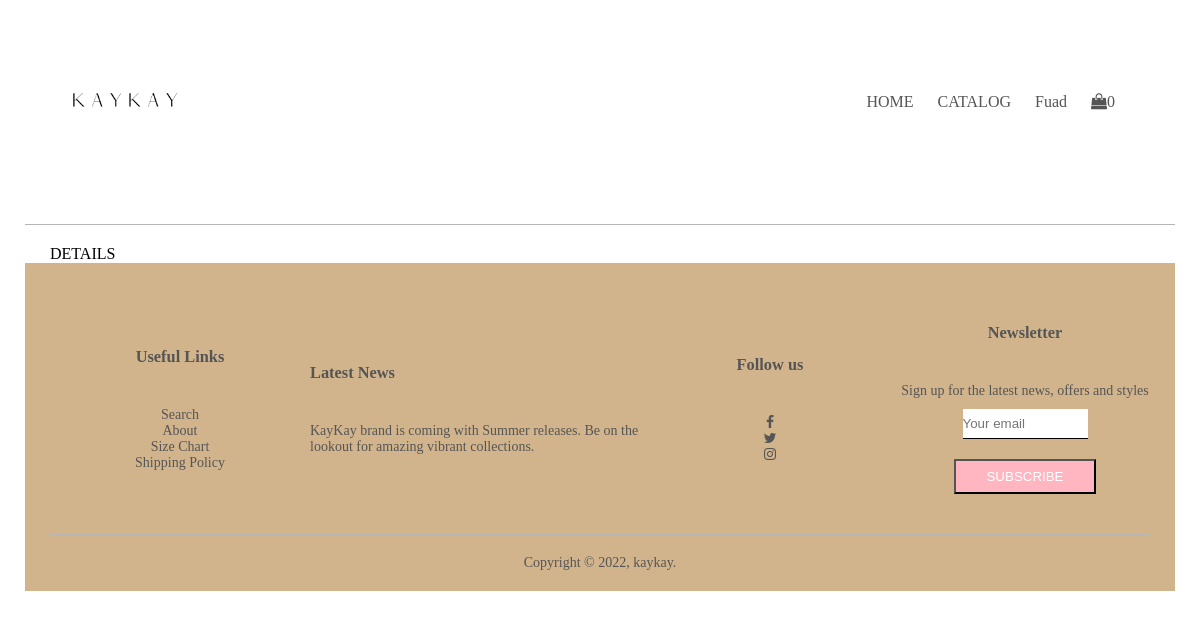
The app's page /viewOrder?date=2022-05-22 (signed in), older data.
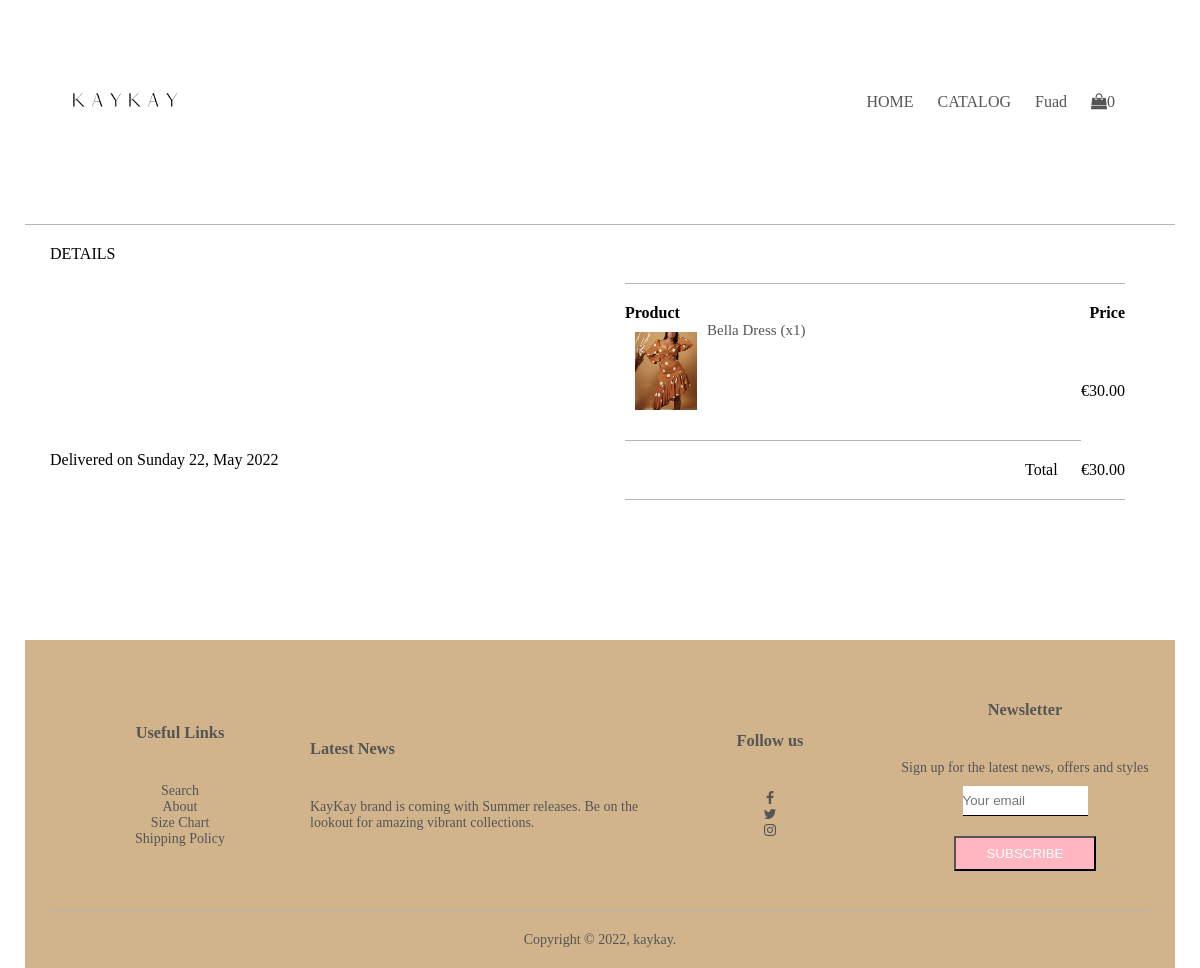
The same page, newer data.
### tables this page shows
CREATE TABLE orders
    (user_id INTEGER NOT NULL,
    product_id INTEGER NOT NULL,
    quantity INTEGER NOT NULL,
    total DECIMAL NOT NULL,
    created_at DATETIME DEFAULT CURRENT_TIMESTAMP,
    FOREIGN KEY(user_id) REFERENCES users(id)
    FOREIGN KEY(product_id) REFERENCES products(id)
    );

CREATE TABLE products
    (id INTEGER NOT NULL,
    name VARCHAR NOT NULL,
    desc TEXT NOT NULL,
    image TEXT NOT NULL,
    quantity INTEGER NOT NULL,
    category_id INTEGER NOT NULL,
    price DECIMAL NOT NULL,
    created_at DATETIME DEFAULT CURRENT_TIMESTAMP,
    PRIMARY KEY(id),
    FOREIGN KEY(category_id) REFERENCES product_category(id)
    );

### app.py (the view)
@app.route("/viewOrder", methods = ["GET", "POST"])
def viewOrder():
    order_date = request.args.get("date")
    order =  db.execute("""SELECT
                        products.image, products.name, products.desc, orders.quantity, orders.product_id, orders.total, DATE(orders.created_at) AS created_date
                        FROM orders
                        JOIN products
                        ON orders.product_id = products.id
                        WHERE user_id = ?
                        AND created_date = ?""",
                        session["user_id"], order_date)
    print(session["user_id"])
    print(order_date)
    return render_template("viewOrder.html", order=order)

### app.py (called while the page is built)
@app.after_request
def after_request(response):
    response.headers["Cache-Control"] = "no-cache, no-store, must-revalidate"
    response.headers["Expires"] = 0
    response.headers["Pragma"] = "no-cache"
    return response

@app.template_filter('strftime')
def _jinja2_filter_datetime(date, fmt=None):
    date=dateutil.parser.parse(date)
    native = date.replace(tzinfo=None)
    format = """%A %d, %b %Y"""
    return native.strftime(format)

### import_functions.py (called while the page is built)
def eur(value):
    return f"€{value:,.2f}"

### templates/viewOrder.html (shortened to what this page needs)
{% extends "layout.html" %}
{% block main %}
    <div class="reg-page">
        <div class="container">
            DETAILS
            <div class="row">
                {% for item in order %}
                <div class="col-2b">
                    <br>
                    <div class="deliv-date">
                        <span>Delivered on  {{ item["created_date"] | strftime }}</span>
                    </div>
                </div>
                <div class="col-2b">
                    <div class="form-container">
                        <div class="reg">
                            <div class="small-container o-page">
                                <table>
                                    <tr>
                                        <th>Product</th>
                                        <th>Price</th>
                                    </tr>
                                    <hr>
                                    <tr>
                                        <td>
                                            <div class="o-info">
                                                <img src="static/products/{{item["image"]}}">
                                                <div>
                                                    <p> {{ item["name"] }} (x{{ item["quantity"] }})</p>
                                                </div>
                                            </div>
                                            <hr>
                                        </td>
                                        <td>{{ item["total"] | eur }}</td>
                                    </tr>
                                </table>
                                <div class="total-price">
                                    <table>
                                        <tr>
                                            <td>Total</td>
                                            <td>{{ item["total"] | eur }}</td>
                                        </tr>
                                    </table>
                                </div>
                                <hr>
                            </div>
                        </div>
                    </div>
                </div>
                {% endfor %}
            </div>
        </div>
    </div>
{% endblock %}

### templates/layout.html (shortened to what this page needs)
<!DOCTYPE html>
<html lang="en">
<head>
    <link href="/static/CSS/style.css" rel="stylesheet">
    <link href="https://stackpath.bootstrapcdn.com/font-awesome/4.7.0/css/font-awesome.min.css" rel="stylesheet">
    <link rel='stylesheet' href='https://cdnjs.cloudflare.com/ajax/libs/font-awesome/4.7.0/css/font-awesome.min.css'>
</head>
<body>
    <div class="container">
        <div class="navbar">
            <div class="logo">
                <a href="/"><img src="/static/images/kb2.PNG" width="160px"></a>
            </div>
            <nav>
                {% if session["user_id"] %}
                <ul id="MenuItems">
                    <li><a href="/">HOME</a></li>
                    <li><a href="/catalog">CATALOG</a></li>
                    <li><a href="/profile">{{ session["first_name"] }}</a></li>
                    <li><a href="/cart"><i class='fa fa-shopping-bag'></i>{{ session["cart"] | length }}</a><li>
                </ul>
                {% endif %}
            </nav>
        </div>
        <hr>
        <main class="container-fluid py-5 text-center">
            {% block main %}{% endblock %}
        </main>
    <div class="footer">
        <div class="container">
            <div class="row">
                <div class="footer-col-1">
                    <h3>Useful Links</h3>
                    <ul>
                        <li><a href="">Search</a></li>
                        <li><a href="">About</a></li>
                        <li>Size Chart</li>
                        <li>Shipping Policy</li>
                    </ul>
                </div>
                <div class="footer-col-2">
                    <h3>Latest News</h3>
                    <p>KayKay brand is coming with Summer releases. Be on the lookout for amazing vibrant collections.
                </div>
                <div class="footer-col-3">
                    <h3>Follow us</h3>
                    <ul>
                        <li><a href=""><i class='fa fa-facebook'></i></a></li>
                        <li><a href=""><i class='fa fa-twitter'></i></a></li>
                        <li><a href=""><i class='fa fa-instagram'></i></a></li>
                    </ul>
                </div>
                <div class="footer-col-4">
                    <h3>Newsletter</h3>
                    <p> Sign up for the latest news, offers
                        and styles</p>
                    <form action="/subscribe" method="post">
                        <div class="mb-3">
                            <input autocomplete="off" autofocus class="form-control mx-auto w-auto" id="email" name="email" placeholder="Your email" type="text" required>
                        </div>
                        <div>
                        <button class="btn2" type="submit">SUBSCRIBE</button>
                        </div>
                    </form>
                </div>
            </div>
            <hr>
            <p class="copyright">Copyright © 2022, kaykay.</p>
        </div>
    </div>
</body>
</html>

### static/CSS/style.css (style rules this page uses)
* { margin: 0; padding: 0; box-sizing: border-box; }
.navbar { display: flex; align-items: center; padding: 20px; }
nav { flex: 1; text-align: right; }
nav ul { display: inline-block; list-style-type: none; }
nav li { display: inline-block; margin-right: 20px; -webkit-transition: color 2s; transition: color 2s; }
a { text-decoration: none; color: #555; }
p { color: #555; }
.container { max-width: 1300px; margin: auto; padding-left: 25px; padding-right: 25px; }
.container hr { border: none; background: #b5b5b5; height: 1px; margin: 20px 0; }
.row { display: flex; align-items: center; flex-wrap: wrap; justify-content: space-around; }
.small-container { max-width: 1150px; margin: auto; padding-left: 25px; padding-right: 25px; }
.footer { background: tan; color: #555; font-size: 14px; padding: 60px 0 20px; }
.footer p { color: #555; }
.footer h3 { margin-bottom: 40px; }
.footer-col-1, .footer-col-2, .footer-col-3, .footer-col-4 { min-width: 250px; margin-bottom: 20px; }
.footer-col-2 { flex-basis: 30% }
.footer-col-4 { flex: 1; text-align: center; }
.footer-col-1, .footer-col-3 { flex: 1; flex-basis: 12%; text-align: center; }
ul { list-style-type: none; }
.btn2 { display: inline-block; background: lightpink; color: white; padding: 8px 30px; flex-wrap: wrap; margin-top: 10px; }
.copyright { text-align: center; }
.col-2b { flex-basis: 50%; min-width: 300px; }
.col-2b img { max-width: 100%; padding: 50px 0; }
table { width: 100%; border-collapse: collapse; }
th { text-align: left; }
.total-price { display: flex; justify-content: flex-end; }
.total-price table { width:100%; max-width: 100px; }
td:last-child { text-align: right; }
th:last-child { text-align: right; }
form input { width:50%; height:30px; margin: 10px 0; border: none; border-bottom: 1px solid black; }
.reg { display: inline-block; margin-bottom: 120px; }
.reg p { margin-bottom: 20px; }
.reg-page .col-2b { width: 50%; float: left; }
.o-page { margin:0px ao; }
.o-info { display: flex; flex-wrap: wrap; }
.o-info img { width: 18%; height: 9%; padding: 10px; }
.o-info p { font-size: 15px; }

Row changes from the older to the newer data that the page shows:
added orders: created_date|strftime "Sunday 22, May 2022", image (picture), name "Bella Dress", quantity "1", total|eur "€30.00"
